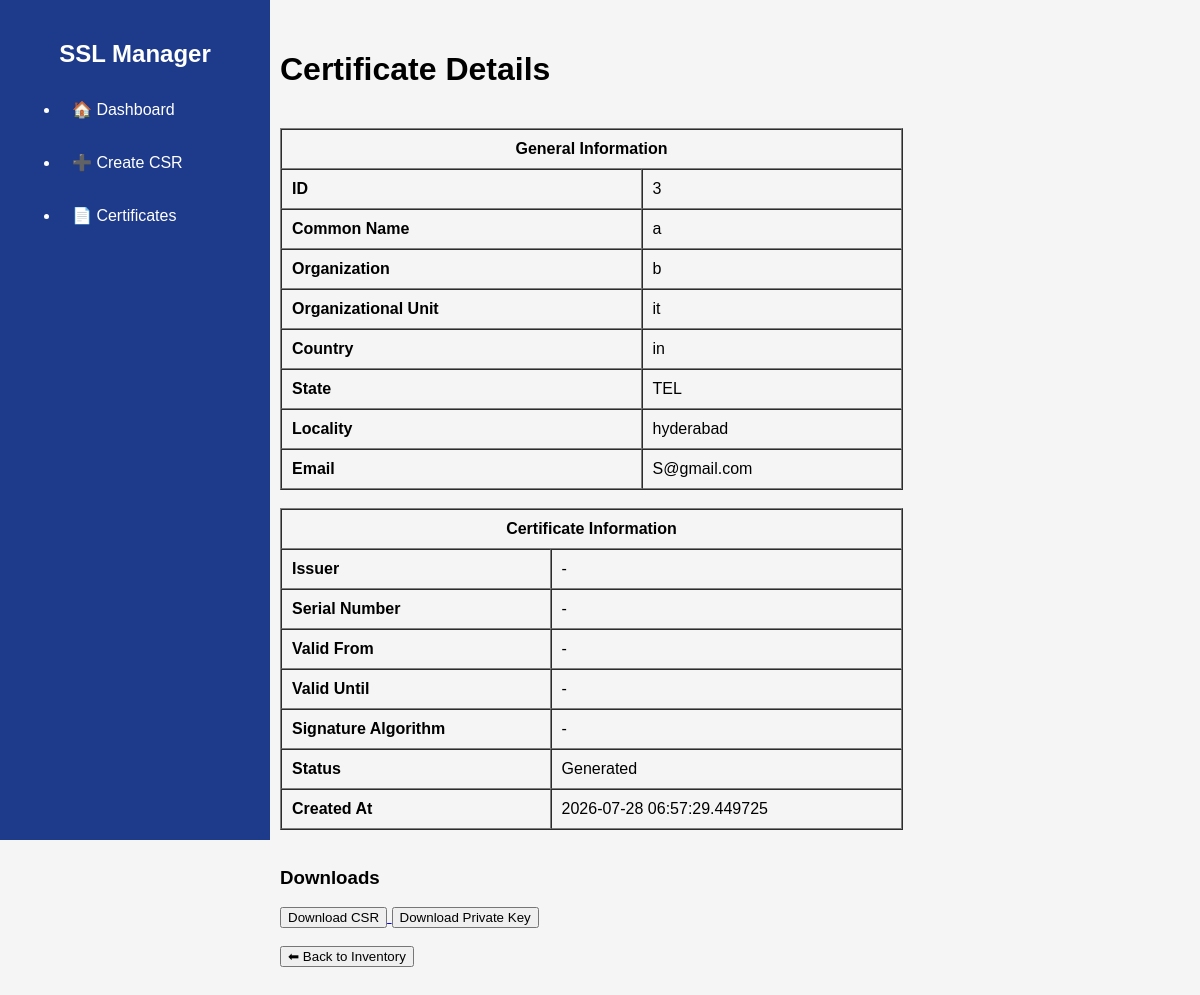
Screenshot of /certificate/3 with the database file from the repository.
### app/database/models.py (models this page shows)
class CertificateRequest(Base):
    __tablename__ = "certificate_requests"
    id = Column(Integer, primary_key=True, index=True)
    common_name = Column(String, nullable=False)
    organization = Column(String, nullable=False)
    organizational_unit = Column(String)
    country = Column(String)
    state = Column(String)
    locality = Column(String)
    email = Column(String)
    key_path = Column(String)
    csr_path = Column(String)
    certificate_path = Column(String, nullable=True)
    issuer = Column(String, nullable=True)
    serial_number = Column(String, nullable=True)
    valid_from = Column(DateTime, nullable=True)
    valid_until = Column(DateTime, nullable=True)
    signature_algorithm = Column(String, nullable=True)
    status = Column(String, default="Generated")
    created_at = Column(DateTime, default=datetime.utcnow)

### app/routers/certificates.py (the view)
@router.get("/certificate/{certificate_id}", response_class=HTMLResponse)
async def certificate_details(
    request: Request,
    certificate_id: int,
):
    db = SessionLocal()
    certificate = get_certificate_by_id(
        db,
        certificate_id,
    )
    db.close()
    if not certificate:
        return {"error": "Certificate not found"}
    return templates.TemplateResponse(
        request=request,
        name="certificate_details.html",
        context={
            "request": request,
            "certificate": certificate,
        },
    )

### app/templates/certificate_details.html (shortened to what this page needs)
{% extends "base.html" %}
{% block content %}
<h1>Certificate Details</h1>
<br>
<table border="1" cellpadding="10" cellspacing="0" width="70%">
    <tr>
        <th colspan="2">
            General Information
        </th>
    </tr>
    <tr>
        <td><b>ID</b></td>
        <td>{{ certificate.id }}</td>
    </tr>
    <tr>
        <td><b>Common Name</b></td>
        <td>{{ certificate.common_name }}</td>
    </tr>
    <tr>
        <td><b>Organization</b></td>
        <td>{{ certificate.organization }}</td>
    </tr>
    <tr>
        <td><b>Organizational Unit</b></td>
        <td>{{ certificate.organizational_unit }}</td>
    </tr>
    <tr>
        <td><b>Country</b></td>
        <td>{{ certificate.country }}</td>
    </tr>
    <tr>
        <td><b>State</b></td>
        <td>{{ certificate.state }}</td>
    </tr>
    <tr>
        <td><b>Locality</b></td>
        <td>{{ certificate.locality }}</td>
    </tr>
    <tr>
        <td><b>Email</b></td>
        <td>{{ certificate.email }}</td>
    </tr>
</table>
<br>
<table border="1" cellpadding="10" cellspacing="0" width="70%">
    <tr>
        <th colspan="2">
            Certificate Information
        </th>
    </tr>
    <tr>
        <td><b>Issuer</b></td>
        <td>{{ certificate.issuer or "-" }}</td>
    </tr>
    <tr>
        <td><b>Serial Number</b></td>
        <td>{{ certificate.serial_number or "-" }}</td>
    </tr>
    <tr>
        <td><b>Valid From</b></td>
        <td>{{ certificate.valid_from or "-" }}</td>
    </tr>
    <tr>
        <td><b>Valid Until</b></td>
        <td>{{ certificate.valid_until or "-" }}</td>
    </tr>
    <tr>
        <td><b>Signature Algorithm</b></td>
        <td>{{ certificate.signature_algorithm or "-" }}</td>
    </tr>
    <tr>
        <td><b>Status</b></td>
        <td>{{ certificate.status }}</td>
    </tr>
    <tr>
        <td><b>Created At</b></td>
        <td>{{ certificate.created_at }}</td>
    </tr>
</table>
<br>
<h3>Downloads</h3>
<a href="/download/csr/{{ certificate.id }}">
    <button>Download CSR</button>
</a>
<a href="/download/key/{{ certificate.id }}">
    <button>Download Private Key</button>
</a>
<br><br>
<a href="/certificates">
    <button>⬅ Back to Inventory</button>
</a>
{% endblock %}

### app/static/css/style.css (style rules this page uses)
body { margin: 0; font-family: Arial; background: #f5f5f5; }

### rows the page displays
CertificateRequest: id "3", common_name "a", organization "b", organizational_unit "it", country "in", state "TEL", locality "hyderabad", email "S@gmail.com", issuer "-", serial_number "-", valid_from "-", valid_until "-", signature_algorithm "-", status "Generated", created_at "2026-07-28 06:57:29.449725"
